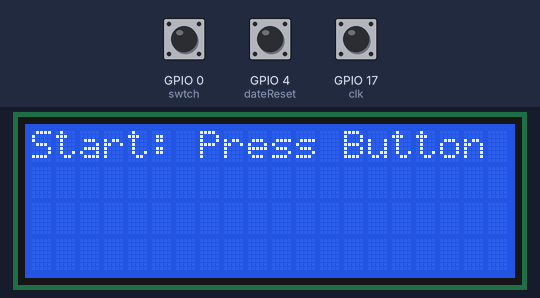
The program below on a simulated ESP32. On the bench: 20×4 character LCD. Inputs (shaded band) come from the test bench; at power-on: GPIO 4 (dateReset) HIGH, GPIO 0 (swtch) HIGH, GPIO 17 (clk) HIGH. WiFi joins after 1.5 s; servers stay silent unless stated; the local clock reads 2024-03-15 10:24:30 at power-on unless the program sets it.

Above: at 3.4 s.
3.5 s: GPIO 4 (dateReset) pulled LOW for 0.15 s
At 5.0 s:
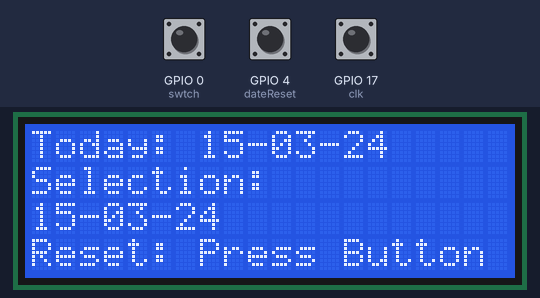
6.6 s: GPIO 0 (swtch) pulled LOW for 3.2 s
At 7.0 s:
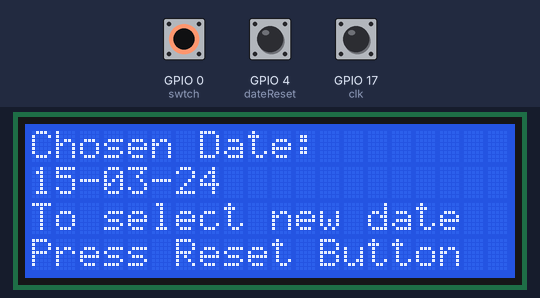
12.8 s: GPIO 0 (swtch) pulled LOW for 1 s
At 15.39 s:
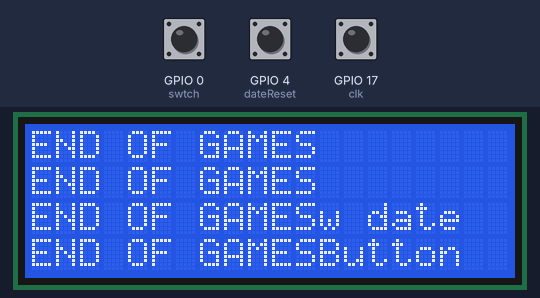
16.8 s: GPIO 4 (dateReset) pulled LOW for 1 s
At 18.4 s:
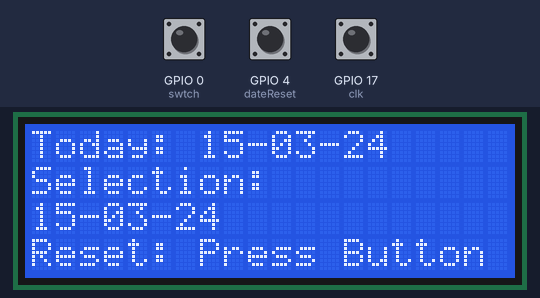
Timing chart, 0 to 19.9 s (numbered marks = the images above; inputs shaded):
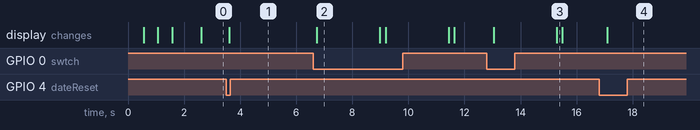

The program:

main.cpp
```cpp
#include <Arduino.h>
#include <Wire.h>
#include <LiquidCrystal_I2C.h>
#include <WiFi.h>
#include <time.h>
#include <WiFiClient.h>
#include <HTTPClient.h>

void handleDial();
void getInitialDate(char* dateBuffer);
void toggleDates();
void updateDisplay();
void selectDate();
void extractTextFromHTML(const String& html);

#define dateReset 4
#define clk 17
#define data 16
#define swtch 0

boolean selectionMade = false;
int lastCLKState;
int selectedDay;
int selectedMonth;
int selectedYear;
int totalLines = 0;
char initialDate[11];
char selectedDate[11];
volatile int encoderValue = 0;
volatile int displayStartLine = 0;
LiquidCrystal_I2C lcd(0x27, 20, 4);
String httpText;
String* extractedLines = new String[1];

const char* ssid = "";
const char* password = "";

const char* ntpServer = "pool.ntp.org";
const long gmtOffset_sec = -5 * 3600;
const int daylightOffset_sec = 3600;

void setup()
{
    pinMode(dateReset, INPUT_PULLUP);
    pinMode(swtch, INPUT_PULLUP);
    pinMode(clk, INPUT);
    pinMode(data, INPUT);
    lastCLKState = digitalRead(clk);
    lcd.init();
    lcd.backlight();

    attachInterrupt(digitalPinToInterrupt(clk), handleDial, CHANGE);

    Serial.begin(921600);
    lcd.setCursor(0, 0);

    WiFi.begin(ssid, password);
    while (WiFi.status() != WL_CONNECTED)
    {
        delay(500);
        lcd.print(".");
    }
    lcd.setCursor(0, 0);
    lcd.print("Connected to WiFi");
    delay(1000);
    lcd.clear();

    configTime(gmtOffset_sec, daylightOffset_sec, ntpServer);
    getInitialDate(initialDate);
    lcd.print("Start: Press Button");
    while (digitalRead(dateReset) == HIGH)
    {

    }
    updateDisplay();
}

void loop()
{
    static unsigned long lastUpdate = 0;
    if (millis() - lastUpdate >= 150)
    {
        updateDisplay();
        lastUpdate = millis();
        if (digitalRead(dateReset) == LOW)
        {
            encoderValue = 0;
        }
    }
}

void toggleDates()
{
    struct tm timeinfo;
    if (!getLocalTime(&timeinfo))
    {
        Serial.println("Failed to obtain time");
        return;
    }

    timeinfo.tm_mday += encoderValue;
    mktime(&timeinfo);

    selectedDay = timeinfo.tm_mday;
    selectedMonth = timeinfo.tm_mon + 1;
    selectedYear = timeinfo.tm_year + 1900;

    strftime(selectedDate, 11, "%d-%m-%y", &timeinfo);
    lcd.setCursor(0, 0);
    lcd.print("Today: ");
    lcd.print(initialDate);
    lcd.setCursor(0, 1);
    lcd.print("Selection: ");
    lcd.setCursor(0, 2);
    lcd.print(selectedDate);
    lcd.setCursor(0, 3);
    lcd.print("Reset: Press Button");
}

void handleDial()
{
    int CLKState = digitalRead(clk);
    int DTState = digitalRead(data);

    if (CLKState != lastCLKState && CLKState == HIGH)
    {
        if (DTState != CLKState)
        {
            encoderValue++;
            if ((displayStartLine < totalLines - 4) && selectionMade == true)
            {
                displayStartLine++;
            }
        }
        else
        {
            if (encoderValue > 0)
            {
                encoderValue--;
                if ((displayStartLine > 0) && selectionMade == true)
                {
                    displayStartLine--;
                }
            }
        }
    }
    encoderValue = encoderValue % 15;
    lastCLKState = CLKState;
}

void getInitialDate(char* dateBuffer)
{
    struct tm timeinfo;
    if (!getLocalTime(&timeinfo))
    {
        Serial.println("Failed to obtain time");
        dateBuffer[0] = '\0';
        return;
    }
    strftime(dateBuffer, 11, "%d-%m-%y", &timeinfo);
}

void selectDate()
{
    if (digitalRead(swtch) == LOW)
    {
        lcd.clear();
        selectionMade = true;
        lcd.setCursor(0, 0);
        lcd.print("Chosen Date:");
        lcd.setCursor(0, 1);
        lcd.print(selectedDate);
        lcd.setCursor(0, 2);
        lcd.print("To select new date");
        lcd.setCursor(0, 3);
        lcd.print("Press Reset Button ");
        delay(2000);

        WiFiClient client;
        HTTPClient http;

        String serverPath = "http://192.168.1.42:8000/" + String(selectedDate) +".txt";
        http.begin(client, serverPath);

        int httpResponseCode = http.GET();
        if (httpResponseCode > 0)
        {
            String htmlContent = http.getString();
            Serial.print(htmlContent);
            Serial.print("THATS THE CONTENT");
            http.end();
            Serial.print("Before");
            extractTextFromHTML(htmlContent);
            Serial.print("After");
        }
        else
        {
            httpText = "Error: " + String(httpResponseCode);
        }

        http.end();
    }
}

void updateDisplay()
{
    lcd.clear();
    if (!selectionMade)
    {
        toggleDates();
    }
    selectDate();
    if (selectionMade)
    {
        if (totalLines < 4)
        {
            displayStartLine = 0;
        }
        else
        {
            displayStartLine = constrain(displayStartLine, 0, totalLines - 4);
        }

        if (extractedLines != nullptr)
        {
            for (int i = 0; i < 4; i++)
            {
                if (displayStartLine + i < totalLines)
                {
                    lcd.setCursor(0, i);
                    lcd.print(extractedLines[displayStartLine + i].substring(0, 20));
                }
                else
                {
                    lcd.setCursor(0, i);
                    lcd.print("END OF GAMES");
                }
            }
        }
        else
        {
            lcd.setCursor(0, 0);
            lcd.print("Error: No Data");
        }

        if (digitalRead(dateReset) == LOW)
        {
            selectionMade = false;
        }
    }
}


void extractTextFromHTML(const String& html)
{
    int start = 0;
    int end = 0;
    totalLines = 0;

    while ((end = html.indexOf('\n', start)) != -1)
    {
        totalLines++;
        start = end + 1;
    }

    if (start < html.length())
    {
        totalLines++;
    }

    if (extractedLines != nullptr)
    {
        delete[] extractedLines;
    }

    if (totalLines > 0)
    {
        extractedLines = new String[totalLines];
    }
    else
    {
        extractedLines = new String[1];
        extractedLines[0] = "No Data";
        totalLines = 1;
    }

    start = 0;
    int currLine = 0;
    while ((end = html.indexOf('\n', start)) != -1 && currLine < totalLines)
    {
        String lineText = html.substring(start, end);
        lineText.trim();
        if (lineText.length() > 0)
        {
            extractedLines[currLine++] = lineText;
        }
        start = end + 1;
    }

    if (start < html.length() && currLine < totalLines)
    {
        String lineText = html.substring(start);
        lineText.trim();
        if (lineText.length() > 0)
        {
            extractedLines[currLine++] = lineText;
        }
    }
}
```

Measured:
- after the input at 3.5 s, the display: changes after 0.11 s (image 1)
- after the input at 6.6 s, the display: changes after 0.13 s (image 2)
- after the input at 12.8 s, the display: first changes after 0.25 s (image 3 shows a later state)
- after the input at 16.8 s, the display: changes after 0.30 s (image 4)
- what the display in image 2 shows lasts 2.3 s, from 6.7 s to 9.0 s
